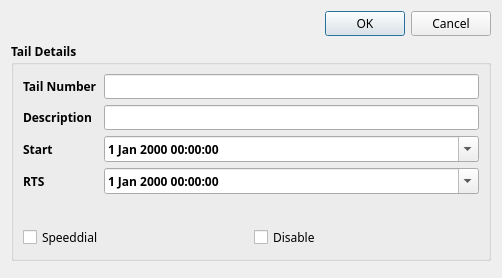
<?xml version="1.0" encoding="UTF-8"?>
<ui version="4.0">
 <class>taildetail</class>
 <widget class="QDialog" name="taildetail">
  <property name="geometry">
   <rect>
    <x>0</x>
    <y>0</y>
    <width>502</width>
    <height>278</height>
   </rect>
  </property>
  <property name="font">
   <font>
    <family>Century Gothic</family>
    <pointsize>9</pointsize>
   </font>
  </property>
  <property name="windowTitle">
   <string>Dialog</string>
  </property>
  <property name="windowIcon">
   <iconset>
    <normaloff>images/kabtrak.ico</normaloff>images/kabtrak.ico</iconset>
  </property>
  <layout class="QGridLayout" name="gridLayout">
   <item row="1" column="0">
    <widget class="QGroupBox" name="groupBox">
     <property name="font">
      <font>
       <weight>75</weight>
       <bold>true</bold>
      </font>
     </property>
     <property name="title">
      <string>Tail Details</string>
     </property>
     <property name="flat">
      <bool>true</bool>
     </property>
     <layout class="QGridLayout" name="gridLayout_3">
      <item row="0" column="0">
       <layout class="QGridLayout" name="gridLayout_2">
        <item row="3" column="1">
         <widget class="QDateTimeEdit" name="rtsDateTimeEdit">
          <property name="calendarPopup">
           <bool>true</bool>
          </property>
         </widget>
        </item>
        <item row="0" column="1">
         <widget class="QLineEdit" name="edtTailNumber">
          <property name="font">
           <font>
            <weight>50</weight>
            <bold>false</bold>
           </font>
          </property>
         </widget>
        </item>
        <item row="0" column="0">
         <widget class="QLabel" name="label">
          <property name="font">
           <font>
            <weight>75</weight>
            <bold>true</bold>
           </font>
          </property>
          <property name="text">
           <string>Tail Number</string>
          </property>
         </widget>
        </item>
        <item row="1" column="0">
         <widget class="QLabel" name="label_2">
          <property name="font">
           <font>
            <weight>75</weight>
            <bold>true</bold>
           </font>
          </property>
          <property name="text">
           <string>Description</string>
          </property>
         </widget>
        </item>
        <item row="1" column="1">
         <widget class="QLineEdit" name="edtDescription">
          <property name="font">
           <font>
            <weight>50</weight>
            <bold>false</bold>
           </font>
          </property>
         </widget>
        </item>
        <item row="2" column="0">
         <widget class="QLabel" name="label_3">
          <property name="text">
           <string>Start</string>
          </property>
         </widget>
        </item>
        <item row="2" column="1">
         <widget class="QDateTimeEdit" name="startDateTimeEdit">
          <property name="calendarPopup">
           <bool>true</bool>
          </property>
         </widget>
        </item>
        <item row="3" column="0">
         <widget class="QLabel" name="label_4">
          <property name="text">
           <string>RTS</string>
          </property>
         </widget>
        </item>
       </layout>
      </item>
      <item row="2" column="0">
       <layout class="QHBoxLayout" name="horizontalLayout">
        <item>
         <widget class="QCheckBox" name="cbSpeedDial">
          <property name="font">
           <font>
            <weight>50</weight>
            <bold>false</bold>
           </font>
          </property>
          <property name="text">
           <string>Speeddial</string>
          </property>
         </widget>
        </item>
        <item>
         <widget class="QCheckBox" name="cbDisabled">
          <property name="font">
           <font>
            <weight>50</weight>
            <bold>false</bold>
           </font>
          </property>
          <property name="text">
           <string>Disable</string>
          </property>
         </widget>
        </item>
       </layout>
      </item>
      <item row="1" column="0">
       <spacer name="verticalSpacer">
        <property name="orientation">
         <enum>Qt::Vertical</enum>
        </property>
        <property name="sizeHint" stdset="0">
         <size>
          <width>20</width>
          <height>40</height>
         </size>
        </property>
       </spacer>
      </item>
     </layout>
    </widget>
   </item>
   <item row="0" column="0">
    <widget class="QDialogButtonBox" name="buttonBox">
     <property name="standardButtons">
      <set>QDialogButtonBox::Cancel|QDialogButtonBox::Ok</set>
     </property>
    </widget>
   </item>
   <item row="2" column="0">
    <widget class="QWidget" name="keybrd" native="true"/>
   </item>
  </layout>
 </widget>
 <resources/>
 <connections/>
</ui>
